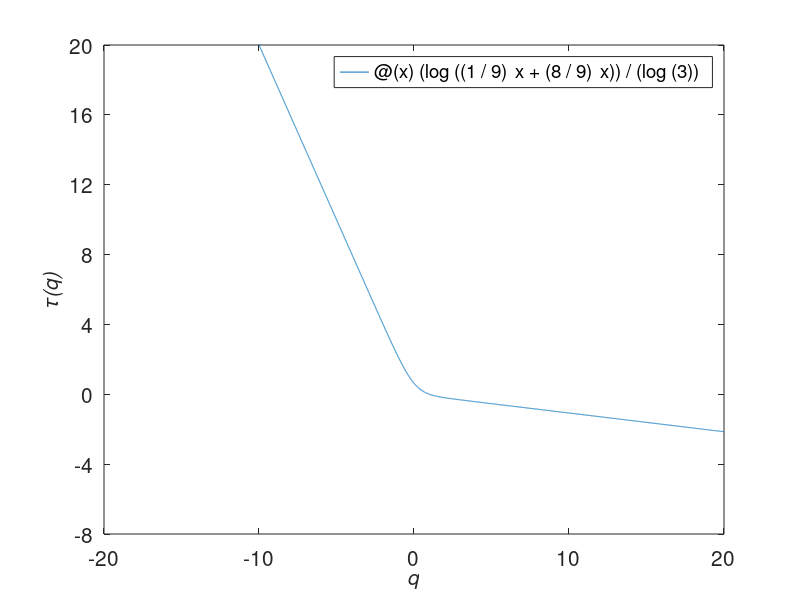

MATLAB code for this plot:
% Program_06d - The tau curve.
% Chapter 6 - Fractals and Multifractals.
% Copyright Springer 2025. Stephen Lynch.

% Plot a tau curve for a multifractal Cantor set (Figure 6.16a).
fplot(@(x)(log((1/9)^x+(8/9)^x))/(log(3)),[-20,20])
axis([-20 20 -8 20])
fsize=15;
set(gca,'XTick',-20:10:20,'FontSize',fsize)
set(gca,'YTick',-8:4:20,'FontSize',fsize)
xlabel('\itq','FontSize',fsize)
ylabel('\it{\tau(q)}','FontSize',fsize)
title(' ')

% End of Program_06d.
